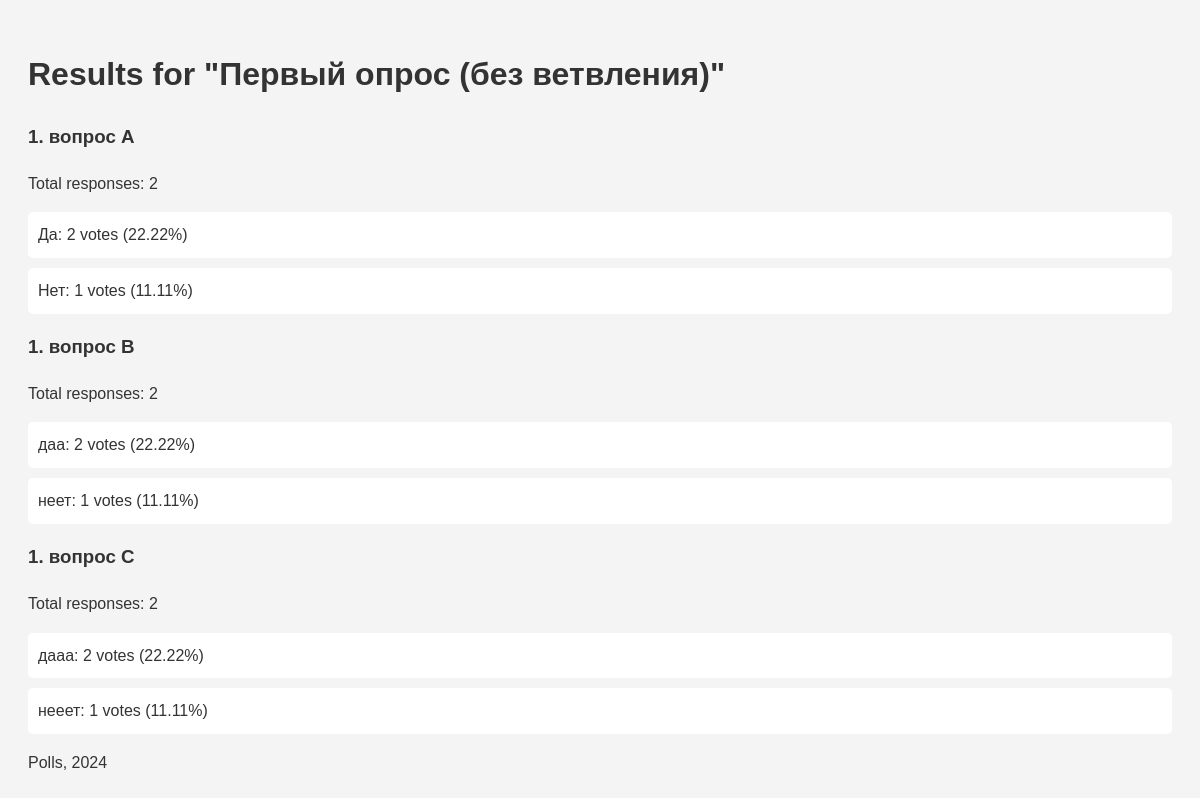
Screenshot of /polls/3/results/ with the database file from the repository.
### polls/models.py (models this page shows, shortened)
class Poll(models.Model):
    title = models.CharField(max_length=200)
    start_date = models.DateTimeField()
    end_date = models.DateTimeField()
    description = models.TextField()

class Question(models.Model):
    poll = models.ForeignKey(Poll, on_delete=models.CASCADE)
    text = models.CharField(max_length=200)
    order = models.IntegerField(default=0)

class AnswerOption(models.Model):
    question = models.ForeignKey(Question, on_delete=models.CASCADE, related_name='answer_options')
    text = models.CharField(max_length=200)
    next_question = models.ForeignKey('Question', on_delete=models.SET_NULL, null=True, blank=True, related_name='next_question_options')

### polls/views.py (the view)
# urls.py: path('<int:poll_id>/results/', views.results, name='results'),  # Страница с результатами опроса
def results(request, poll_id):
    poll = get_object_or_404(Poll, pk=poll_id)
    try:
        with connection.cursor() as cursor:
            cursor.execute("""
            SELECT
                q.id, q.text,
                COUNT(DISTINCT r.user_id) AS responses_count,
                a.text AS answer_text,
                COUNT(r.id) AS answer_count,
                CAST(COUNT(r.id) AS FLOAT) * 100 / (SELECT COUNT(*) FROM polls_response WHERE question_id IN (SELECT id FROM polls_question WHERE poll_id = %s)) AS percentage
            FROM polls_question q
            LEFT JOIN polls_response r ON q.id = r.question_id
            LEFT JOIN polls_answeroption a ON r.answer_option_id = a.id
            WHERE q.poll_id = %s
            GROUP BY q.id, a.id
            ORDER BY responses_count DESC, q.id, a.id
            """, [poll_id, poll_id])
            questions_data = cursor.fetchall()
            current_responses_count = None
            rank = 0
            tie_rank_increment = 1
            questions = {}
            for row in questions_data:
                question_id, question_text, responses_count, answer_text, answer_count, percentage = row
                if question_id not in questions:
                    if responses_count != current_responses_count:
                        rank += tie_rank_increment
                        current_responses_count = responses_count
                        tie_rank_increment = 1  # Сбрасываем счетчик повторений ранга
                    else:
                        tie_rank_increment += 1  # Несколько вопросов имеют одинаковое кол-во ответов
                    questions[question_id] = {
                        'rank': rank,
                        'text': question_text,
                        'responses_count': responses_count,
                        'answers': []
                    }
                if answer_text:  # Некоторые вопросы могут не иметь ответов
                    questions[question_id]['answers'].append({
                        'text': answer_text,
                        'count': answer_count,
                        'percentage': percentage
                    })
            context = {
                'poll': poll,
                'questions': list(questions.values())
            }
        return render(request, 'polls/results.html', context)
    except Poll.DoesNotExist:
        raise Http404("Poll does not exist")

### polls/templates/polls/results.html (shortened to what this page needs)
{% extends "base.html" %}
{% block header %}Results for "{{ poll.title }}"{% endblock %}
{% block content %}
    <div class="poll-results">
        {% for question in questions %}
            <div class="question">
                <h3>{{ question.rank }}. {{ question.text }}</h3>
                <p>Total responses: {{ question.responses_count }}</p>
                <ul>
                    {% for answer in question.answers %}
                        <li>{{ answer.text }}: {{ answer.count }} votes ({{ answer.percentage|floatformat:2 }}%)</li>
                    {% endfor %}
                </ul>
            </div>
        {% endfor %}
    </div>
{% endblock %}

### polls/templates/base.html (shortened to what this page needs)
{% load static %}
<!DOCTYPE html>
<html>
<head>
    <link rel="stylesheet" type="text/css" href="{% static 'polls/css/styles.css' %}">
</head>
<body>
    <header>
        <h1>{% block header %}{% endblock %}</h1>
    </header>
    <main>
        {% block content %}{% endblock %}
    </main>
    <footer>
        <p> Polls, 2024</p>
    </footer>
</body>
</html>

### polls/static/polls/css/styles.css (style rules this page uses)
body { font-family: 'Arial', sans-serif; line-height: 1.6; padding: 20px; background-color: #f4f4f4; color: #333; }
h1, h3 { color: #333; }
ul { list-style-type: none; padding: 0; }
ul li { background: #fff; margin-bottom: 10px; padding: 10px; border-radius: 5px; }

### rows the page displays
Poll: title "Первый опрос (без ветвления)"
Question: rank "1", text "вопрос А", responses_count "2", text "Да", count "2", percentage "22.22"
AnswerOption: text "Нет", count "1", percentage "11.11"
Question: rank "1", text "вопрос В", responses_count "2"
AnswerOption: text "даа", count "2", percentage "22.22"
AnswerOption: text "неет", count "1", percentage "11.11"
Question: rank "1", text "вопрос С", responses_count "2"
AnswerOption: text "дааа", count "2", percentage "22.22"
AnswerOption: text "нееет", count "1", percentage "11.11"
